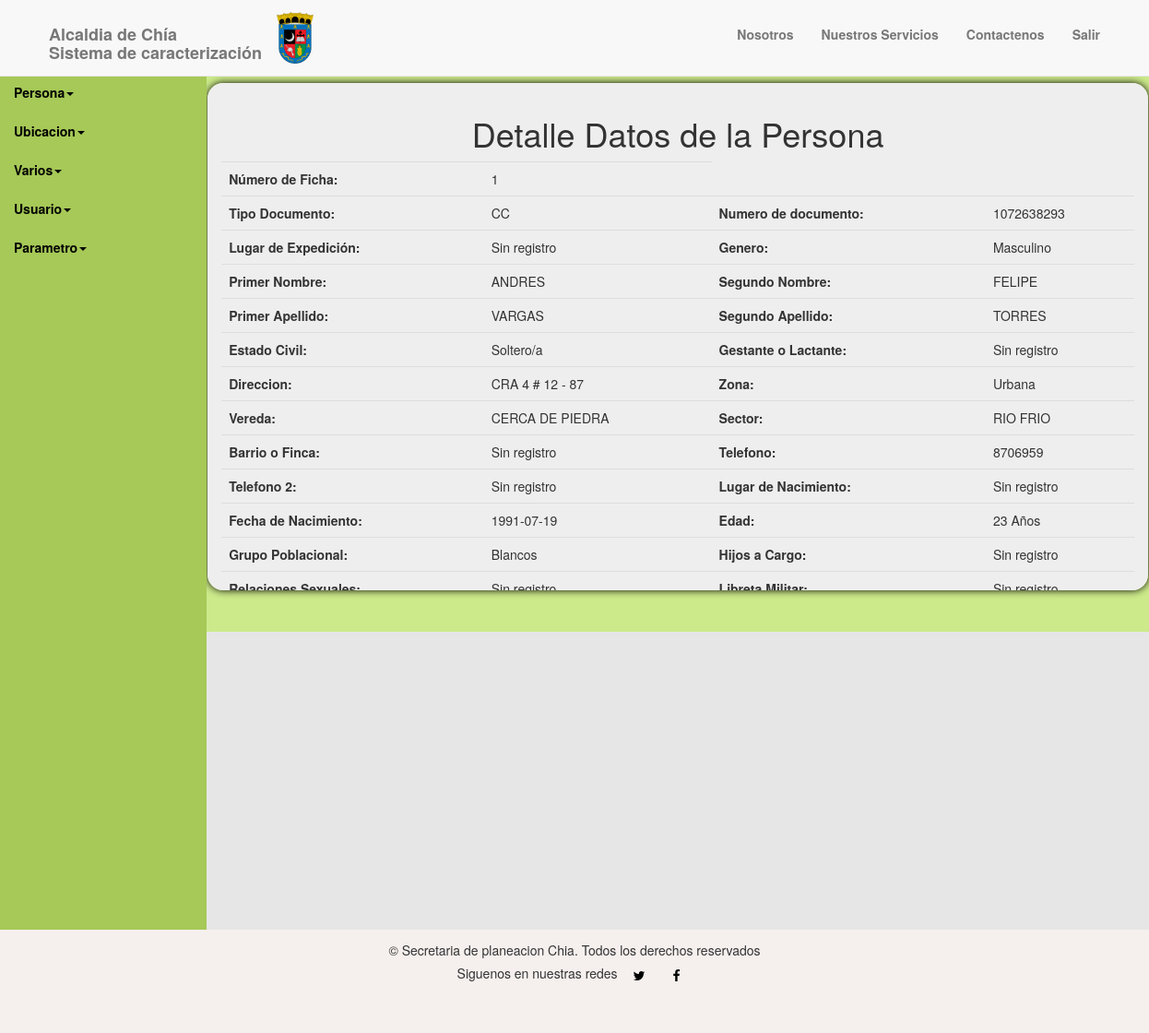
Page /home.php?var=4&pr=3 on the committed database.
### tables this page shows
CREATE TABLE IF NOT EXISTS `tbdatospersona` (
  `idpersona` int(11) NOT NULL,
  `numdocper` varchar(10) NOT NULL COMMENT 'numero de documento',
  `tipdocper` int(11) NOT NULL COMMENT 'tipo de documento',
  `lugexpdocper` int(11) NOT NULL COMMENT 'lugar de expedicion de documento',
  `pnomper` varchar(20) NOT NULL COMMENT 'primer nombre',
  `snomper` varchar(50) DEFAULT NULL COMMENT 'segundo nombre',
  `papeper` varchar(20) NOT NULL COMMENT 'primer apellido',
  `sapeper` varchar(50) DEFAULT NULL COMMENT 'segundo apellido',
  `genper` int(11) NOT NULL COMMENT 'genero',
  `dirper` varchar(50) NOT NULL COMMENT 'direccion',
  `zonper` int(11) NOT NULL COMMENT 'zona',
  `verper` int(11) DEFAULT NULL COMMENT 'vereda',
  `secper` varchar(50) NOT NULL COMMENT 'sector',
  `barfinper` varchar(50) DEFAULT NULL COMMENT 'barrio o finca',
  `telper` varchar(10) NOT NULL COMMENT 'telefono',
  `telsegper` varchar(10) DEFAULT NULL COMMENT 'telefono 2',
  `lugnacper` int(11) NOT NULL COMMENT 'lugar de nacimiento',
  `fecnacper` date NOT NULL COMMENT 'fecha de nacimiento',
  `lugexpulper` int(11) DEFAULT NULL COMMENT 'lugar de expulsion',
  `fecexpulper` date DEFAULT NULL COMMENT 'fecha de expulsion',
  `tiepermun` int(5) DEFAULT NULL COMMENT 'tiempo de permanencia',
  `estcivper` int(11) NOT NULL COMMENT 'estado civil',
  `nivescper` int(11) DEFAULT NULL COMMENT 'nivel de escolaridad',
  `ultgracurper` tinyint(4) DEFAULT NULL COMMENT 'ultimo grado cursado',
  `numpercar` tinyint(4) DEFAULT NULL COMMENT 'numero de personas a cargo',
  `ingmenper` decimal(10,2) DEFAULT NULL COMMENT 'ingreso mensual',
  `tipvivper` int(11) DEFAULT NULL COMMENT 'tipo de vivienda',
  `convivper` int(11) NOT NULL COMMENT 'condiciones de la vivienda',
  `estper` tinyint(4) NOT NULL COMMENT 'estrato',
  `segsocper` tinyint(4) NOT NULL COMMENT 'seguridad social',
  `regsegsocper` int(11) NOT NULL COMMENT 'regimen seguridad social',
  `epsper` int(11) DEFAULT NULL COMMENT 'EPS',
  `traper` tinyint(4) NOT NULL COMMENT 'trabajo',
  `ubitraper` varchar(50) NOT NULL COMMENT 'donde trabaja',
  `tipfamper` int(11) NOT NULL COMMENT 'tipo de familia',
  `etniaper` int(11) NOT NULL COMMENT 'etnia',
  `geslanper` int(11) DEFAULT NULL COMMENT 'gestante o lactante',
  `hijosdepper` int(11) DEFAULT NULL COMMENT 'Hijos que dependen de la persona',
  `relsexper` int(11) DEFAULT NULL COMMENT 'Relaciones sexuales de la persona',
  `libmilper` int(11) DEFAULT NULL,
  `exclibmil` int(11) DEFAULT NULL COMMENT 'La posesion o tramite de la libreta se debe a la exención del servicio militar por su condicion de victima del conflicto',
  `titobtper` int(11) NOT NULL COMMENT 'Titulo profesional obtenido por la persona',
  `matper` int(11) NOT NULL,
  `motnoestper` int(11) DEFAULT NULL,
  `terestper` int(11) DEFAULT NULL,
  `negserper` int(11) DEFAULT NULL,
  `atesalposvicper` int(11) DEFAULT NULL,
  `esqvacper` int(11) DEFAULT NULL,
  `conodoper` int(11) DEFAULT NULL,
  `comdiaper` int(11) DEFAULT NULL,
  `disconfarm` int(11) DEFAULT NULL,
  `rehper` int(11) DEFAULT NULL,
  `proper` int(11) DEFAULT NULL,
  `matriper` int(11) DEFAULT NULL,
  `nomatriper` int(11) DEFAULT NULL,
  `termcurant` int(11) DEFAULT NULL,
  `hijosacargo` int(11) DEFAULT NULL,
  `libretmil` int(11) DEFAULT NULL,
  `tramlibretmil` int(11) DEFAULT NULL,
  `tipparviv` int(11) DEFAULT NULL,
  `tippisviv` int(11) DEFAULT NULL,
  `tiptecviv` int(11) DEFAULT NULL,
  `zonrieviv` int(11) DEFAULT NULL,
  `numhabviv` int(11) DEFAULT NULL,
  `numperhabviv` int(11) DEFAULT NULL,
  `numhabhab` int(11) DEFAULT NULL,
  `tiprelviv` int(11) DEFAULT NULL,
  `ocuperact` int(11) DEFAULT NULL,
  `actperact` int(11) DEFAULT NULL,
  `solrupruv` int(11) DEFAULT NULL,
  `razrupruv` int(11) DEFAULT NULL,
  `usopreddes` int(11) DEFAULT NULL,
  `perbienper` int(11) DEFAULT NULL,
  `tipbienper` int(11) DEFAULT NULL,
  `relbienper` int(11) DEFAULT NULL,
  `iderupruv` int(11) DEFAULT NULL,
  `raznoret` int(11) DEFAULT NULL,
  `medprotper` int(11) DEFAULT NULL,
  `recprotper` int(11) DEFAULT NULL,
  `indunivict` int(11) DEFAULT NULL,
  `obsdesper` varchar(50) DEFAULT NULL,
  `numficha` int(11) NOT NULL,
  `afiliacionsalud` int(11) DEFAULT NULL COMMENT 'Afiliación a algun régimen de salud',
  `ingresoalimentos` int(11) DEFAULT NULL COMMENT 'Algún actor armado a impedido el ingreso de alimentos',
  `lugarrehubi` int(11) DEFAULT NULL COMMENT 'Lugar de rehubicación',
  `fecha_create_fic` datetime DEFAULT NULL,
  `usuario` varchar(10) DEFAULT NULL,
  `trabajoper` varchar(50) NOT NULL
);

CREATE TABLE IF NOT EXISTS `tbvalor` (
  `codval` int(11) NOT NULL COMMENT 'codigo del valor',
  `nomval` varchar(100) NOT NULL COMMENT 'nombre del valor',
  `codpar` int(11) NOT NULL COMMENT 'codigo del parametro'
);

CREATE TABLE IF NOT EXISTS `tbzona` (
  `codzona` int(11) NOT NULL COMMENT 'codigo de la zona',
  `nomzona` varchar(50) NOT NULL COMMENT 'nombre de la zona',
  `deszona` varchar(50) NOT NULL COMMENT 'descripcion de la zona'
);

CREATE TABLE IF NOT EXISTS `tbvereda` (
  `codver` int(11) NOT NULL COMMENT 'codigo de la vereda',
  `nomver` varchar(50) NOT NULL COMMENT 'nombre de la vereda',
  `desubver` varchar(50) NOT NULL COMMENT 'descripcion de la ubicación'
);

### controlador/cdetalleper.php (called while the page is built, shortened)
<?php
	include ("modelo/mdatospersona.php");
	$ins = new mdatospersona();
	$pr = isset($_GET["pr"]) ? $_GET["pr"]:NULL;
	$dato1 				= $ins->selper1($pr);
	if ($dato1[0]['numficha'])
	{
		$Ficha			= $dato1[0]['numficha'];
	}
	else
	{
		$Ficha			= "Sin registro";
	}
	if ($dato1[0]['numdocper'])
	{
		$Doc			= $dato1[0]['numdocper'];
	}
	else
	{
		$Doc	= "Sin registro";
	}
	if ($dato1[0]['tipdocper'])
	{
		$verTipDoc		= $ins->get_valor($dato1[0]['tipdocper']);
		$TipDoc 		= $verTipDoc[0]['nomval'];
	}
	else
	{
		$TipDoc = "Sin registro";
	}
	if ($dato1[0]['lugexpdocper'])
	{
		$verExpDoc		= $ins->ubi($dato1[0]['lugexpdocper']);
		$ExpDoc 		= $verExpDoc[0]['nomubi'];
	}
	else
	{
		$ExpDoc = "Sin registro";
	}
	if ($dato1[0]['pnomper'])
	{
		$PrimerNom		= $dato1[0]['pnomper'];
	}
	else
	{
		$PrimerNom = "Sin registro";
	}
	if ($dato1[0]['snomper'])
	{
		$SegundoNom		= $dato1[0]['snomper'];
	}
	else
	{
		$SegundoNom = "Sin registro";
	}
	if ($dato1[0]['papeper'])
	{
		$PrimerApe	= $dato1[0]['papeper'];
	}
	else
	{
		$PrimerApe = "Sin registro";
	}
	if ($dato1[0]['sapeper'])
	{
		$SegundoApe	= $dato1[0]['sapeper'];
	}
	else
	{
		$SegundoApe = "Sin registro";
	}
	if ($dato1[0]['genper'])
	{
		$verGenero			= $ins->get_valor($dato1[0]['genper']);
		$Genero			= $verGenero[0]['nomval'];
	}
	else
	{
		$Genero = "Sin registro";
	}
	if ($dato1[0]['dirper'])
	{
		$Direccion	= $dato1[0]['dirper'];
	}
	else
	{
		$Direccion	= "Sin registro";
	}
	if ($dato1[0]['zonper'])
	{
		$verZona		= $ins->selzona2($dato1[0]['zonper']);
		$Zona 			= $verZona[0]['nomzona'];
	}
	else
	{
		$Zona	= "Sin registro";
	}
	if ($dato1[0]['verper'])
	{
		$verVereda		= $ins->selver2($dato1[0]['verper']);
		$Vereda 		= $verVereda[0]['nomver'];
	}
	else
	{
		$Vereda = "Sin registro";
	}
	if ($dato1[0]['secper'])
	{
		$Sector		= $dato1[0]['secper'];
	}
	else
	{
		$Sector = "Sin registro";
	}
	if ($dato1[0]['barfinper'])
	{
		$BarrioFinca		= $dato1[0]['barfinper'];
	}
	else
	{
		$BarrioFinca = "Sin registro";
	}
	if ($dato1[0]['telper'])
	{
		$Telefono		= $dato1[0]['telper'];
	}
	else
	{
		$Telefono = "Sin registro";
	}
	if ($dato1[0]['telsegper'])
	{
		$SegundoTel	= $dato1[0]['telsegper'];
	}
	else
	{
		$SegundoTel = "Sin registro";
	}
	if ($dato1[0]['lugnacper'])
	{
		$verLugarNac		= $ins->ubi($dato1[0]['lugnacper']);
		$LugarNac 		= $verLugarNac[0]['nomubi'];
	}
	else
	{
		$LugarNac = "Sin registro";
	}
	if ($dato1[0]['fecnacper'])
	{
		$FechaNac		= $dato1[0]['fecnacper'];
	}
	else
	{
		$FechaNac = "Sin registro";
	}
	if ($dato1[0]['estcivper'])
	{
		$verEstadoCiv		= $ins->get_valor($dato1[0]['estcivper']);
		$EstadoCiv 		= $verEstadoCiv[0]['nomval'];
	}
	else
	{
		$EstadoCiv = "Sin registro";
	}
	if ($dato1[0]['etniaper'])
	{
		$verEtnia		= $ins->get_valor($dato1[0]['etniaper']);
		$Etnia 		= $verEtnia[0]['nomval'];
	}
	else
	{
		$Etnia = "Sin registro";
	}
	if ($dato1[0]['geslanper'])
	{
		$verGestante		= $ins->get_valor($dato1[0]['geslanper']);
		$Gestante 		= $verGestante[0]['nomval'];
	}
	else
	{
		$Gestante = "Sin registro";
	}
	if ($dato1[0]['hijosacargo'])
	{
		$verHijosCargo		= $ins->get_valor($dato1[0]['hijosacargo']);
		$HijosCargo 		= $verHijosCargo[0]['nomval'];
	}
	else
	{
		$HijosCargo = "Sin registro";
	}
	if ($dato1[0]['relsexper'])
	{
		$verRelaciones		= $ins->get_valor($dato1[0]['relsexper']);
		$Relaciones 		= $verRelaciones[0]['nomval'];
	}
	else
	{
		$Relaciones = "Sin registro";
	}
	if ($dato1[0]['libretmil'])
	{
		$verLibreta		= $ins->get_valor($dato1[0]['libretmil']);
		$Libreta 		= $verLibreta[0]['nomval'];
	}
	else
	{
		$Libreta = "Sin registro";
	}
	if ($dato1)
	{
		$edad = $ins->get_calcular_edad($dato1[0]['fecnacper']);
	}
	else
	{
		$edad = "Sin registro";
	}

### modelo/mdatospersona.php (called while the page is built, shortened)
<?php
	include("controlador/conexion.php");
	include ("functions.php");
	class mdatospersona extends Funciones_generales{
		function get_valor($codval)
		{
			return $this->mostrar_nombre_valores($codval);
		}
		function selper1($idpersona) {
			$sql = "SELECT * FROM tbdatospersona WHERE idpersona = '".$idpersona."';";
			return $this->SeleccionDatos($sql);
		}
		function selver2($val) {
			$sql = "SELECT codver,nomver FROM tbvereda WHERE codver = '".$val."';";
			return $this->SeleccionDatos($sql);
		}
		function selzona2($zona) {
			$sql = "SELECT codzona,nomzona FROM tbzona WHERE codzona = '".$zona."';";
			return $this->SeleccionDatos($sql);
		}
		function get_calcular_edad($fecnac)
		{
			return $this->calcular_edad($fecnac);
		}
	}
?>

### modelo/functions.php (called while the page is built, shortened)
<?php
                class Funciones_generales {
                    function mostrar_nombre_valores($codval)
                    {
                            $sql = "SELECT nomval FROM tbvalor WHERE codval = $codval";
                            return $this->SeleccionDatos($sql);
                    }
                    function calcular_edad($fecha)
                    {
                            $dias = explode("-", $fecha, 3);
                            $dias = mktime(0,0,0,$dias[1],$dias[2],$dias[0]);
                            $edad = (int)((time()-$dias)/31556926 );
                            return $edad;
                    }
                    function SeleccionDatos($consulta)
                    {
                            $conexionBD = new conexion();
                            $conexionBD -> conectarBD();
                            $datos = $conexionBD -> ejeCon($consulta, 0);
                            return $datos;
                    }
                }

### controlador/configuracion.php (called while the page is built)
<?php
	$serv_bd = "localhost";
	$usu_bd = "root";
	$pass_bd = "";
	$bd = "caracterizacion";
?>

### controlador/conexion.php (called while the page is built, shortened)
<?php
	class conexion {
		function conectarBD() {
			include("configuracion.php");
			$this -> link = mysql_connect ($serv_bd, $usu_bd, $pass_bd);
			$bd2 = mysql_select_db($bd);
		}
		function ejeCon($con, $op) {
			$this -> resultado = mysql_query($con) or die("La consulta fallo: ". mysql_error());
			if($op == 0) {
				while ($linea = mysql_fetch_array($this -> resultado)) {
					$arrayResultado[] = $linea;
				}
			} else {
				$arrayResultado[] = 0;
			}
			$resarr = isset ($arrayResultado) ? $arrayResultado: NULL;
			if($resarr) {
				return $arrayResultado;
			}
		}
	}
?>

### vista/datospersona/vdetalleper.php (the view, shortened to what this page needs)
<?php
	include ("controlador/cdetalleper.php");
?>
<h1>Detalle Datos de la Persona</h1>
	<table class="table">
		<tr>
			<th>Número de Ficha:</th>
			<td><?= $Ficha ?></td>
		</tr>
		<tr>
			<th>Tipo Documento:</th>
			<td><?= $TipDoc ?></td>
			<th>Numero de documento:</th>
			<td><?= $Doc ?></td>
		</tr>
		<tr>
			<th>Lugar de Expedición:</th>
			<td><?= $ExpDoc ?></td>
			<th>Genero:</th>
			<td><?= $Genero ?></td>
		</tr>
		<tr>
			<th>Primer Nombre:</th>
			<td><?= $PrimerNom ?></td>
			<th>Segundo Nombre:</th>
			<td><?= $SegundoNom ?></td>
		</tr>
		<tr>
			<th>Primer Apellido:</th>
			<td><?= $PrimerApe ?></td>
			<th>Segundo Apellido:</th>
			<td><?= $SegundoApe ?></td>
		</tr>
		<tr>
			<th>Estado Civil:</th>
			<td><?= $EstadoCiv ?></td>
			<th>Gestante o Lactante:</th>
			<td><?= $Gestante ?></td>
		</tr>
		<tr>
			<th>Direccion:</th>
			<td><?= $Direccion ?></td>
			<th>Zona:</th>
			<td><?= $Zona ?></td>
		</tr>
		<tr>
			<th>Vereda:</th>
			<td><?= $Vereda ?></td>
			<th>Sector:</th>
			<td><?= $Sector ?></td>
		</tr>
		<tr>
			<th>Barrio o Finca:</th>
			<td><?= $BarrioFinca ?></td>
			<th>Telefono:</th>
			<td><?= $Telefono ?></td>
		</tr>
		<tr>
			<th>Telefono 2:</th>
			<td><?= $SegundoTel ?></td>
			<th>Lugar de Nacimiento:</th>
			<td><?= $LugarNac ?></td>
		</tr>
		<tr>
			<th>Fecha de Nacimiento:</th>
			<td><?= $FechaNac ?></td>
			<th>Edad:</th>
			<td><?= $edad ?> Años</td>
		</tr>
		<tr>
			<th>Grupo Poblacional:</th>
			<td><?= $Etnia ?></td>
			<th>Hijos a Cargo:</th>
			<td><?= $HijosCargo ?></td>
		</tr>
		<tr>
			<th>Relaciones Sexuales:</th>
			<td><?= $Relaciones ?></td>
			<th>Libreta Militar:</th>
			<td><?= $Libreta ?></td>
		</tr>
	</table>

### rows in the picture
tbdatospersona: numficha "1", numdocper "1072638293"
tbvalor: nomval "CC"
tbvalor: nomval "Masculino"
tbvalor: nomval "Soltero/a"
tbzona: nomzona "Urbana"
tbvereda: nomver "CERCA DE PIEDRA"
tbvalor: nomval "Blancos"

### other values in the picture
$ExpDoc "Sin registro"
$PrimerNom "ANDRES"
$SegundoNom "FELIPE"
$PrimerApe "VARGAS"
$SegundoApe "TORRES"
$Gestante "Sin registro"
$Direccion "CRA 4 # 12 - 87"
$Sector "RIO FRIO"
$BarrioFinca "Sin registro"
$Telefono "8706959"
$SegundoTel "Sin registro"
$LugarNac "Sin registro"
$FechaNac "1991-07-19"
$edad "23"
$HijosCargo "Sin registro"
